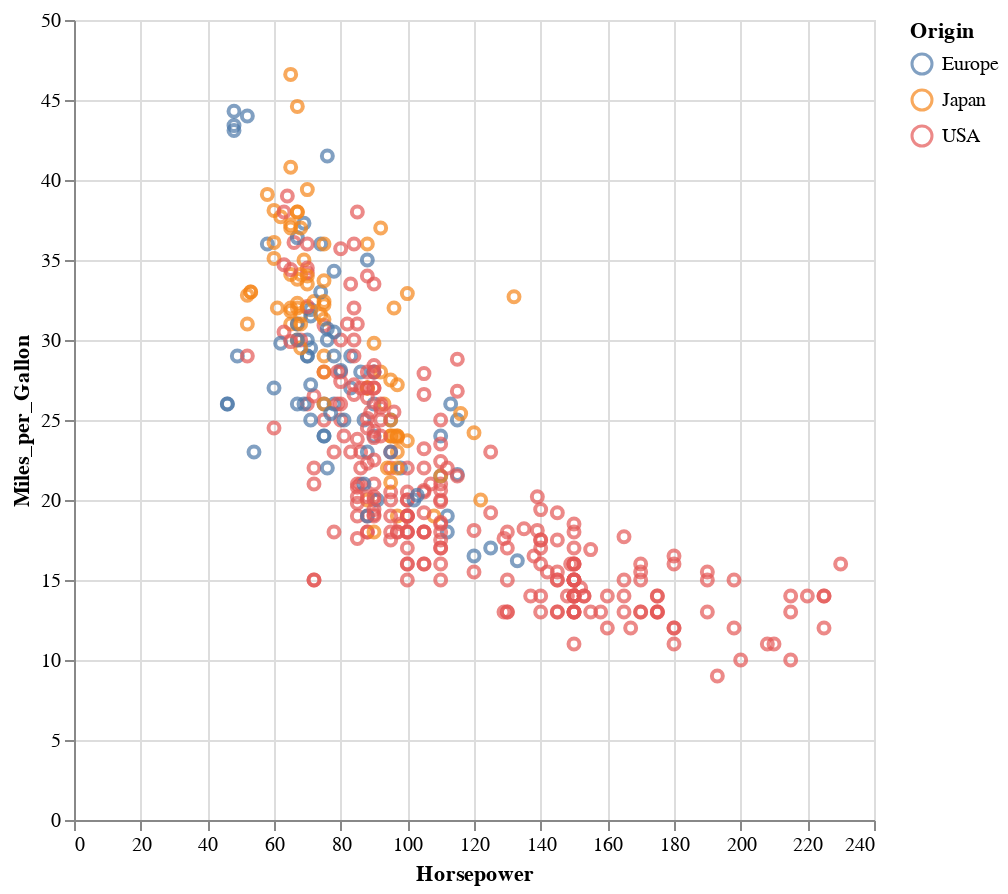

The code cell stored with this chart in its notebook:
### Code cell
df |> vl"""
{ 
  "mark": "point",
  "width": 400,
  "height": 400,
  "encoding": {
    "x": {"field": "Horsepower", "type": "quantitative"},
    "y": {"field": "Miles_per_Gallon", "type": "quantitative"},
    "color": {
      "field": "Origin", "type":"nominal"
    }
  }
}
"""

### Figure 1 — Vega-Lite specification as saved in the notebook (floating-point values rounded to 4 significant figures; data arrays with more than 128 entries replaced by an {"elided": "..."} marker saying what was removed)
{"data": {"values": {"elided": "406 records"}}, "encoding": {"color": {"field": "Origin", "type": "nominal"}, "x": {"field": "Horsepower", "type": "quantitative"}, "y": {"field": "Miles_per_Gallon", "type": "quantitative"}}, "height": 400, "mark": "point", "width": 400}
